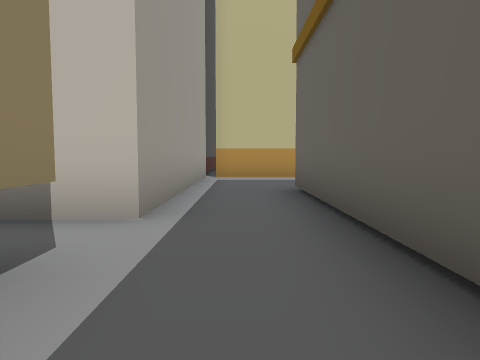
View 1 (above)

24 first-person views from a walk through a scene from a Unity 3-D project. The camera is 1.2 m above the floor, tilts 4° down and sees 70° across. Doors are open. The floor is counted in squares, 2 m on a side. Each view is taken from the middle of a square. On the plan, view 1 faces up. The plan holds only what a view shows up to about 10 squares ahead; the rest is blank. The place goes on beyond the plan. The player character is not drawn.

View 2
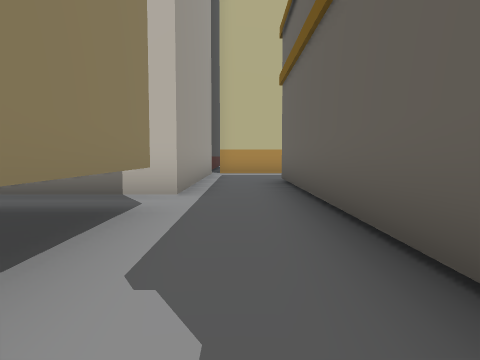

View 3
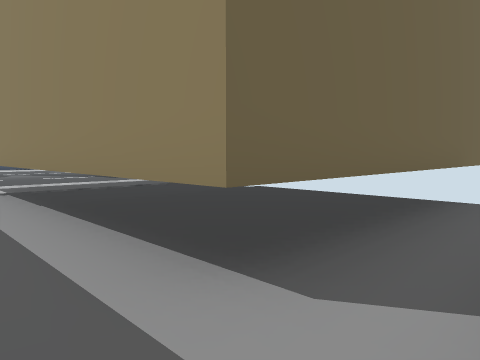

View 4
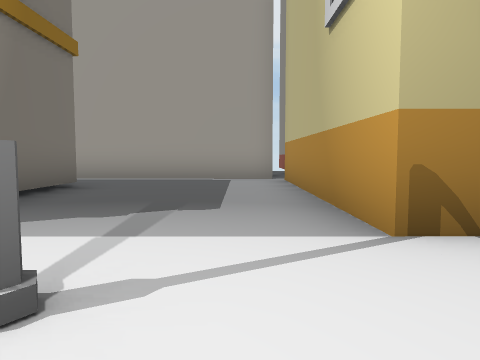

View 5
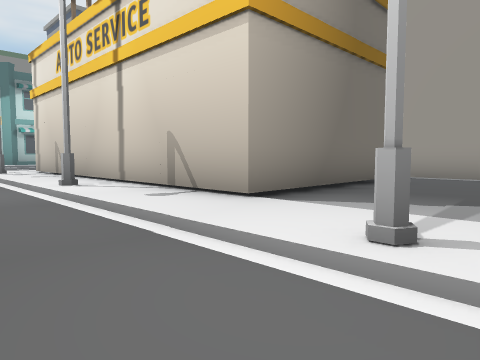

View 6
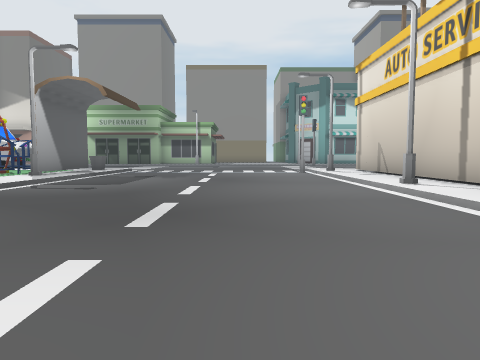

View 7
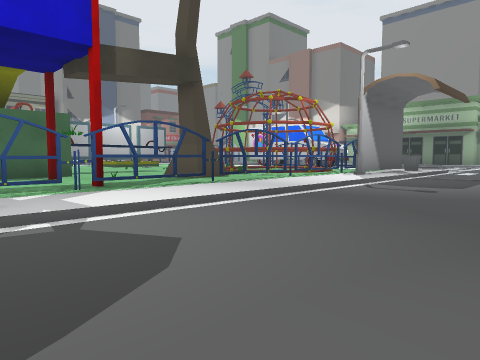

View 8
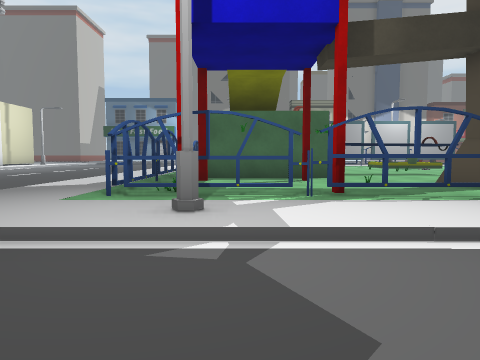

View 9
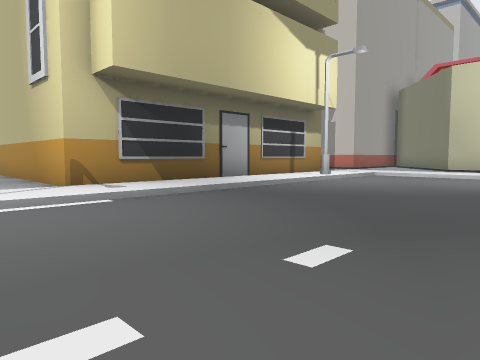

View 10
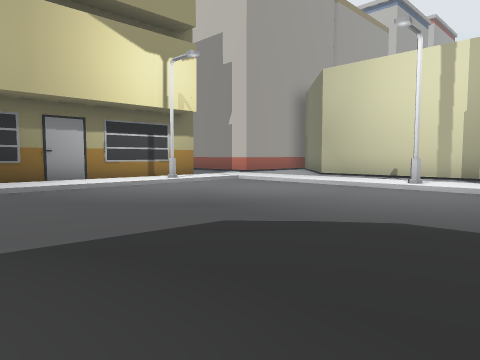

View 11
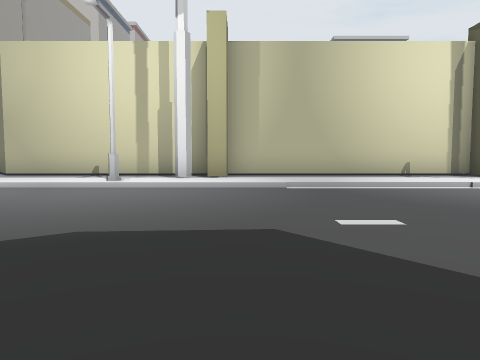

View 12
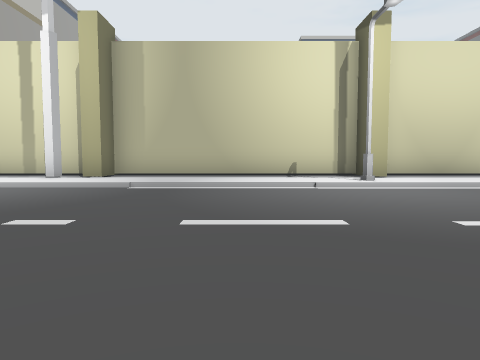

View 13
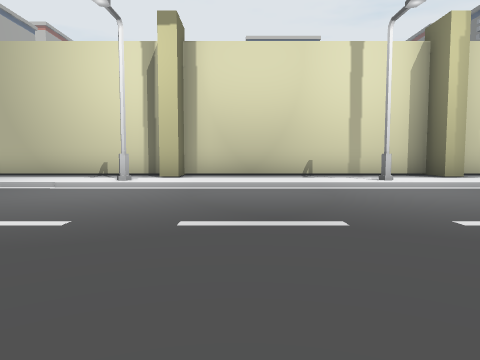

View 14
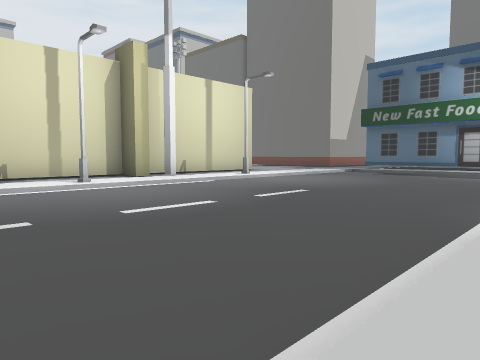

View 15
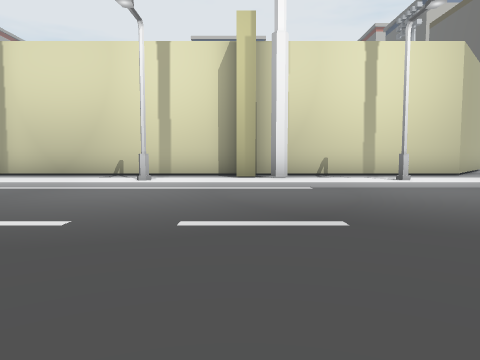

View 16
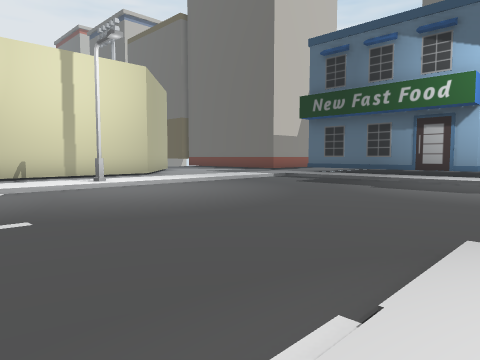

View 17
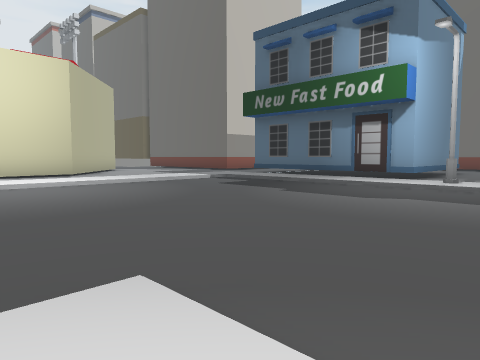

View 18
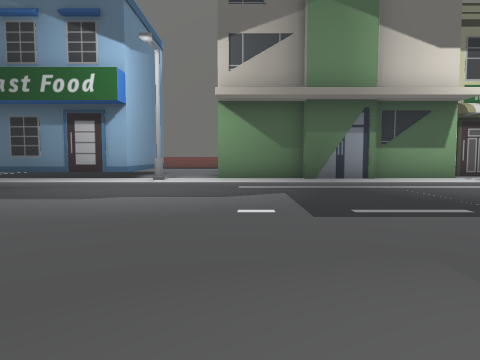

View 19
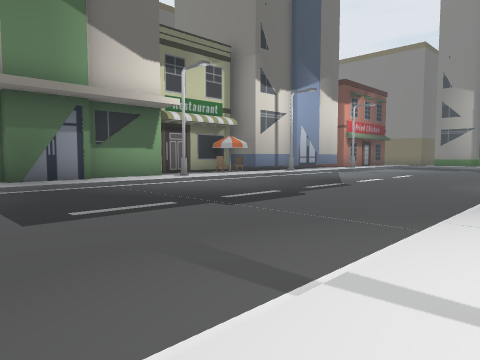

View 20
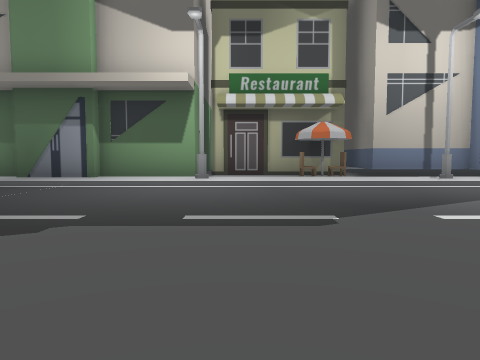

View 21
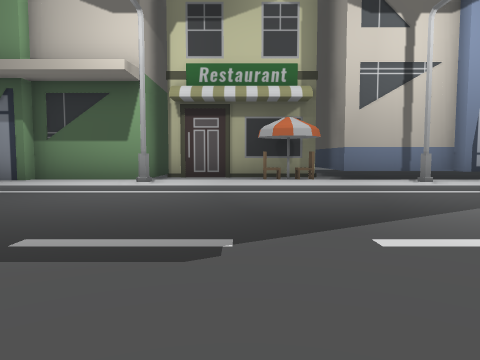

View 22
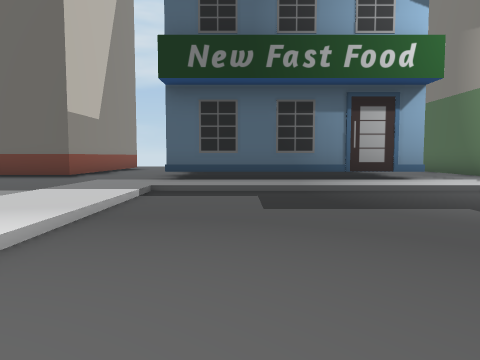

View 23
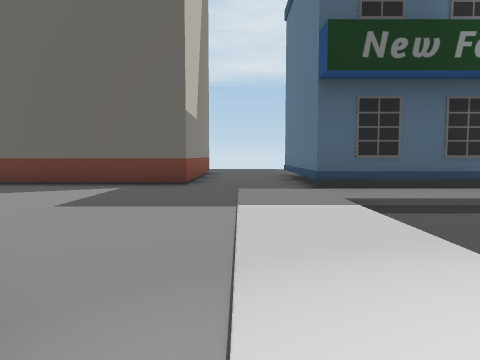

View 24
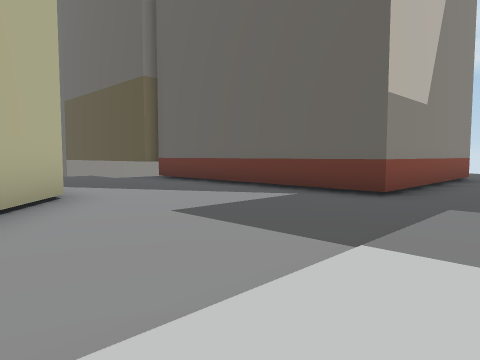

### Floor plan
Key: @ floor where view 1 was taken; # wall or solid block; . main floor; : floor 0.25 m higher than the main floor; + floor 0.5 m higher than the main floor; / step, stairs or slope; D open door; B building; S streetlight; T thing the floor can be seen under or through; R tree; C chair; O other object.
Columns run from 4 left of view 1 to 43 right of it. Each row starts with its distance up from view 1.
 28                                          ::BB
 27                                          :::B
 26                                         ::::B
 25                                         ::::B
 24                                        #::::B
 23                                        :::::B
 22                                     ##::::::BBBB
 21             #########################:::::::::::
 20             :::::#::::::::::::::#::::::::::::::
 19             :::S::::::::S::::S::::S::::::::::::
 18            ............................../:BBBB
 17         B :............................../:B
 16         B:S............................../:B
 15         B::............................../:B
 14          B:............................../:B
 13         B::............................../:BB
 12         B::............................../S:::
 11         B::.......:::::::::::: :::/....../::::
 10    BBBBBB::.......:OOO#::        :/....../:BBB
  9    B:::::::.......:O#:###        :/....../:B
  8    B::::::S.......SO:::#         :/....../BB
  7    B:::::::.......:T::##         :/....../B
  6    B:BBBBB:.......:T:O:#          /....../:B
  5    B:B   B:.......:T:::::O        /....../:B
  4 BBBB:B   B:.......::RR::DO        /....../SBB
  3  ::::B   BS.......:T:R ::O        /....../::B
  2 BBBB:B  +B:.......:T::            /....../::B
  1    B:B  +B:.......::##             ....../:CB
  0    B@B   B:.......S:#              ....../:::
 -1    B:B   B:.......O:#              ..  ../:BBB
 -2    B:    BO     ..OO                    ./SB

Positions as (right, up) in squares from view 1, and headings:
1: (0, 0), facing up
2: (0, -2), facing up
3: (0, 3), facing down-left
4: (7, 9), facing left
5: (8, 9), facing down-left
6: (9, 9), facing down
7: (10, 9), facing down-right
8: (11, 8), facing right
9: (11, 8), facing up-left
10: (14, 11), facing up-left
11: (14, 12), facing up
12: (17, 12), facing up
13: (22, 12), facing up
14: (22, 11), facing up-right
15: (27, 12), facing up
16: (27, 11), facing up-right
17: (29, 10), facing up-right
18: (29, 10), facing right
19: (29, 10), facing down-right
20: (30, 3), facing right
21: (31, 2), facing right
22: (31, 17), facing right
23: (32, 20), facing right
24: (34, 19), facing up-right
